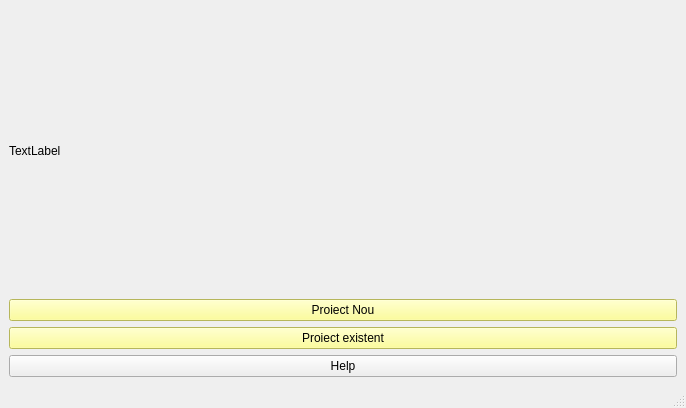
<?xml version="1.0" encoding="UTF-8"?>
<ui version="4.0">
 <class>MainWindow</class>
 <widget class="QMainWindow" name="MainWindow">
  <property name="geometry">
   <rect>
    <x>0</x>
    <y>0</y>
    <width>686</width>
    <height>408</height>
   </rect>
  </property>
  <property name="windowTitle">
   <string>MainWindow</string>
  </property>
  <property name="styleSheet">
   <string notr="true">background-image: url(:/bg_final.png);</string>
  </property>
  <widget class="QWidget" name="centralwidget">
   <layout class="QVBoxLayout" name="verticalLayout_3">
    <item>
     <layout class="QVBoxLayout" name="verticalLayout_2">
      <item>
       <widget class="QLabel" name="label_pic">
        <property name="text">
         <string>TextLabel</string>
        </property>
       </widget>
      </item>
      <item>
       <layout class="QVBoxLayout" name="verticalLayout">
        <item>
         <widget class="QPushButton" name="pushButton">
          <property name="styleSheet">
           <string notr="true">background-color: rgb(255, 255, 127);</string>
          </property>
          <property name="text">
           <string>Proiect Nou</string>
          </property>
         </widget>
        </item>
        <item>
         <widget class="QPushButton" name="pushButton_2">
          <property name="styleSheet">
           <string notr="true">background-color: rgb(255, 255, 127);</string>
          </property>
          <property name="text">
           <string>Proiect existent</string>
          </property>
         </widget>
        </item>
        <item>
         <widget class="QPushButton" name="pushButton_3">
          <property name="text">
           <string>Help</string>
          </property>
         </widget>
        </item>
       </layout>
      </item>
     </layout>
    </item>
   </layout>
  </widget>
  <widget class="QMenuBar" name="menubar">
   <property name="geometry">
    <rect>
     <x>0</x>
     <y>0</y>
     <width>686</width>
     <height>21</height>
    </rect>
   </property>
  </widget>
  <widget class="QStatusBar" name="statusbar"/>
 </widget>
 <resources/>
 <connections/>
</ui>
